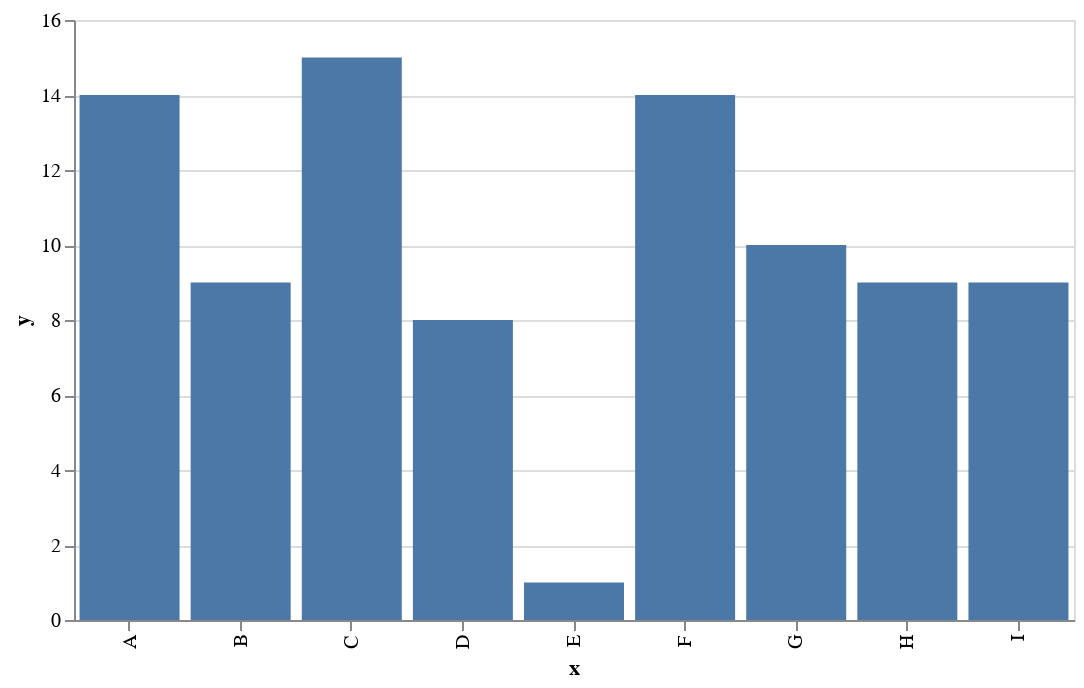

Notebook cell for this chart:
### Markdown cell above
# Using Vega-Altair and Pandas

### Code cell
# import packages 
import altair as alt
import pandas as pd

# create data 
df = pd.DataFrame({
    'x': ['A', 'B', 'C', 'D', 'E', 'F', 'G', 'H', 'I'],
    'y': [14, 9, 15, 8, 1, 14, 10, 9, 9]
})

# plot 
alt.Chart(df).mark_bar().encode(
    x='x',
    y='y'
).properties(
    width=500
)

### Figure 1 — Vega-Lite specification as saved in the notebook (floating-point values rounded to 4 significant figures)
{"config": {"view": {"continuousWidth": 300, "continuousHeight": 300}}, "data": {"name": "data-6bdb29e2432917988e9c1af6713c111d"}, "mark": {"type": "bar"}, "encoding": {"x": {"field": "x", "type": "nominal"}, "y": {"field": "y", "type": "quantitative"}}, "width": 500, "$schema": "https://vega.github.io/schema/vega-lite/v5.16.3.json", "datasets": {"data-6bdb29e2432917988e9c1af6713c111d": [{"x": "A", "y": 14}, {"x": "B", "y": 9}, {"x": "C", "y": 15}, {"x": "D", "y": 8}, {"x": "E", "y": 1}, {"x": "F", "y": 14}, {"x": "G", "y": 10}, {"x": "H", "y": 9}, {"x": "I", "y": 9}]}}
